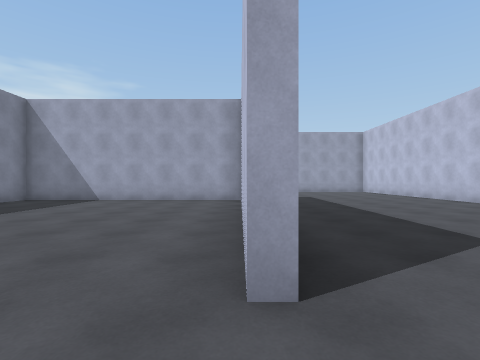
view 1 (above)

22 first-person views from a walk through a 3-D level made in the Unity game engine. The camera is 1.3 m above the floor, looks level and sees 85° across. The floor is counted in squares, 2 m on a side. Each view is taken from the middle of a square. On the plan, view 1 faces up. The plan holds only what a view shows up to about 9 squares ahead; the rest is blank. The place goes on beyond the plan. The player is left out.

view 2
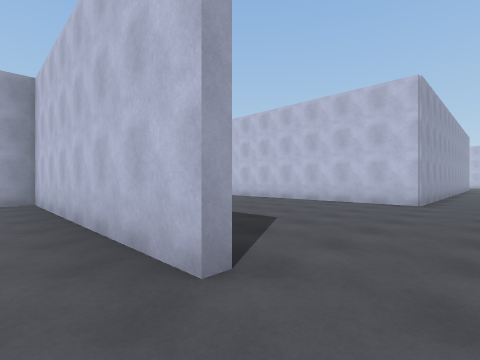

view 3
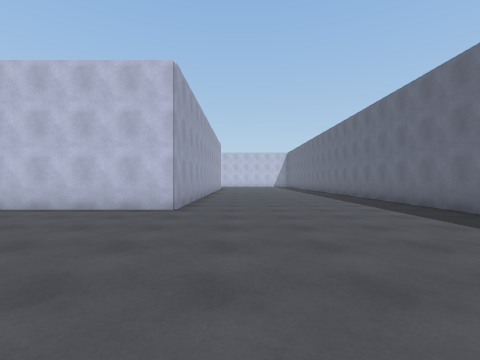

view 4
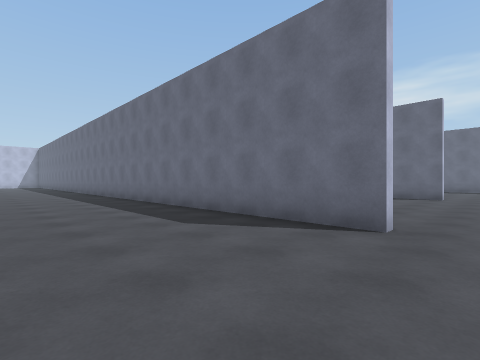

view 5
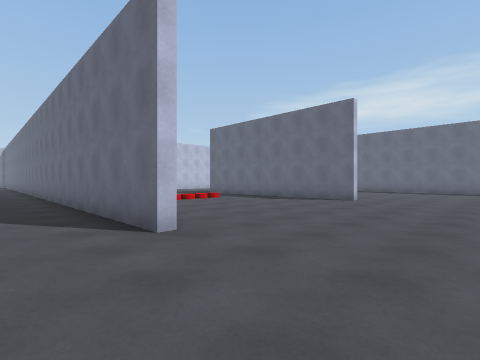

view 6
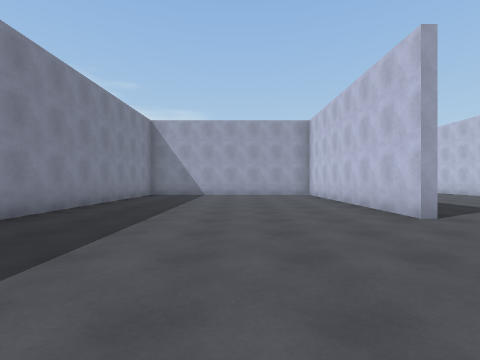

view 7
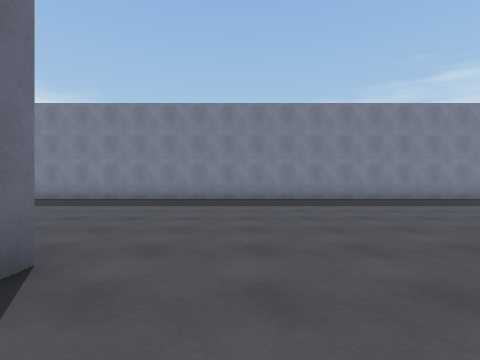

view 8
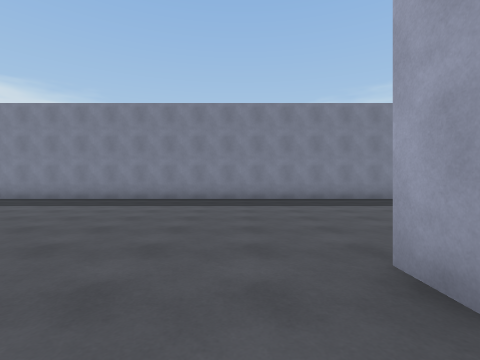

view 9
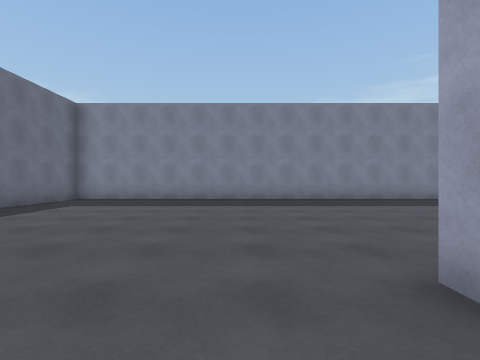

view 10
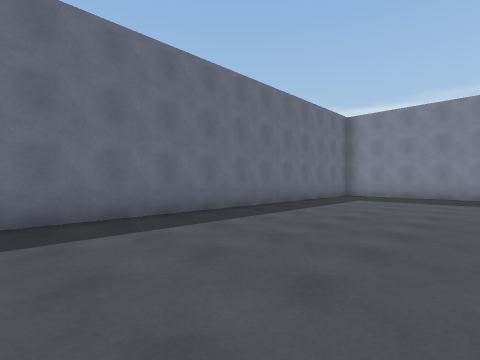

view 11
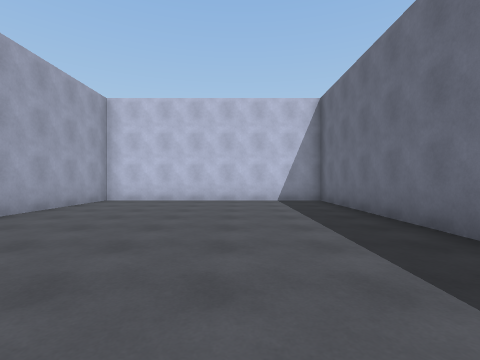

view 12
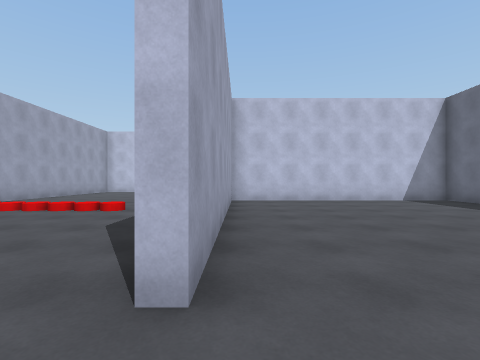

view 13
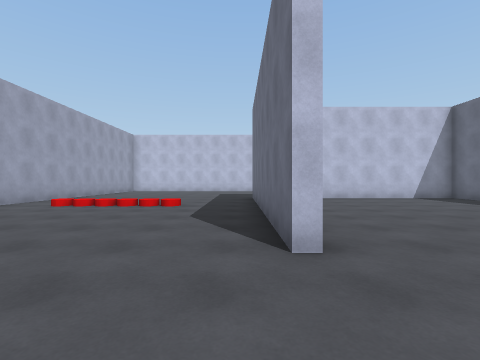

view 14
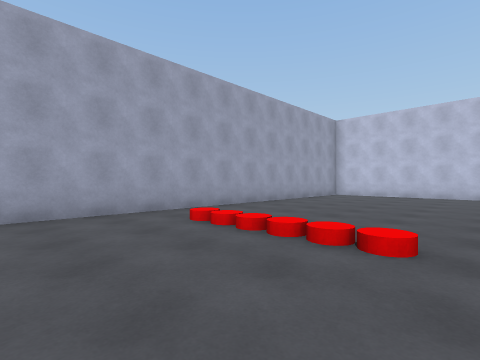

view 15
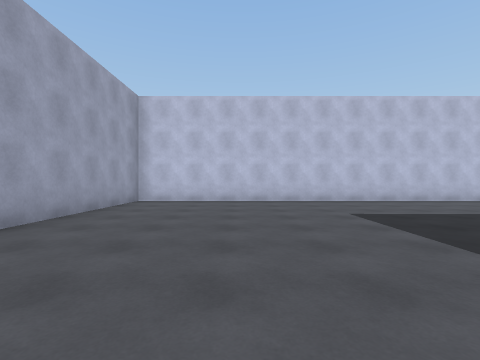

view 16
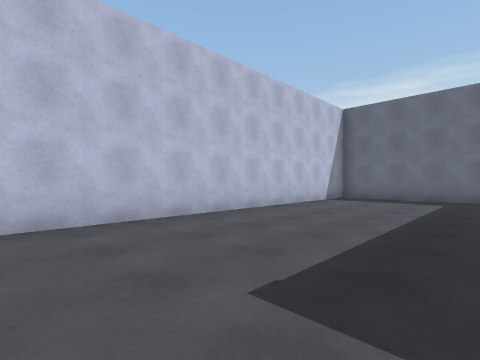

view 17
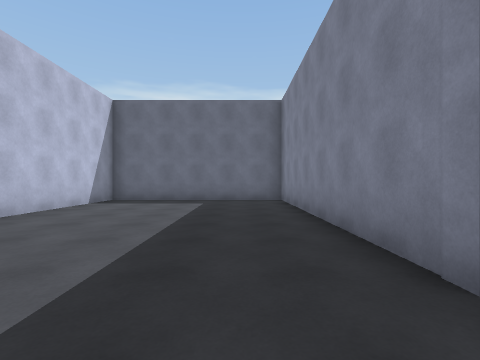

view 18
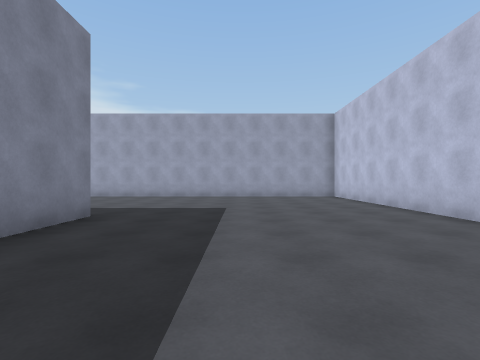

view 19
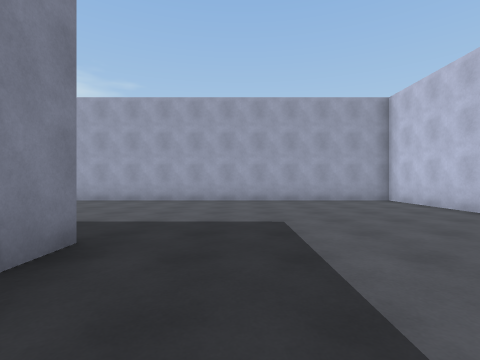

view 20
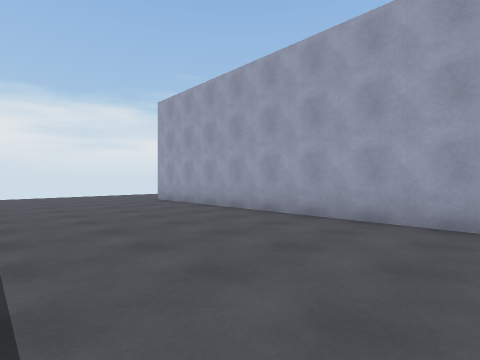

view 21
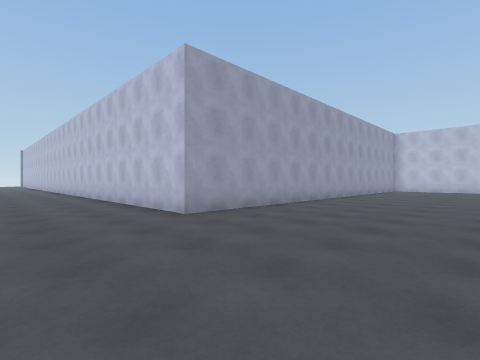

view 22
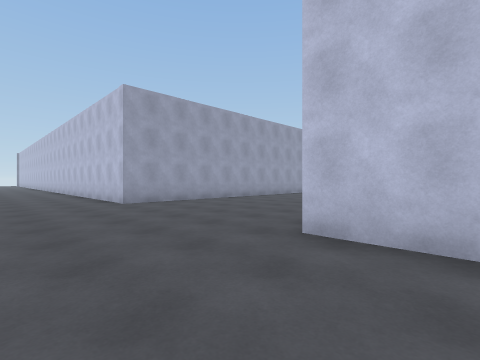

### Floor plan
Points are (right, up) in squares from view 1. A wall is a line through its corners. A room is listed if a view was taken in it or the views show most of it. See-through windows are left out.
Room 1 (views 1, 2, 3, 4, 5, 6, 7, 8, 9, 10, 11, 12, 13, 14, 15, 16, 17, 18, 19, 20, 21, 22)
walls: (0, -4.6) (10, -4.6); (0, 1.4) (0, 8.5) (-6.9, 8.5); (0.2, -11.5) (7.6, -11.5) (7.6, -18.6) (13.2, -18.6) (13.2, -4.8) (0, -4.8); (10.2, 1.4) (6.7, 1.4) (6.7, 5.2); (-6.9, 6) (-6.9, -18.6) (7.4, -18.6) (7.4, -11.7) (0.2, -11.7); (0.3, 8.8) (0.3, 6.9); (6.7, 7.2) (6.7, 14.3) (-7.2, 14.3) (-7.2, 19.5); (-7.2, 7.1) (-7.2, 8.8)

Positions as (right, up) in squares from view 1, and headings:
1: (0, 0), facing up
2: (-1, 0), facing up-right
3: (1, 0), facing right
4: (-1, -1), facing down-right
5: (-3, -3), facing down-right
6: (-3, -3), facing up
7: (2, -3), facing left
8: (2, -6), facing left
9: (2, -13), facing left
10: (4, -14), facing down-left
11: (-1, -16), facing right
12: (-1, -12), facing right
13: (-2, -11), facing right
14: (2, -10), facing up-right
15: (5, -8), facing right
16: (9, -9), facing down-right
17: (9, -10), facing down
18: (3, 4), facing up
19: (2, 6), facing up
20: (1, 10), facing up-left
21: (-10, 10), facing up-right
22: (-10, 7), facing up-right
